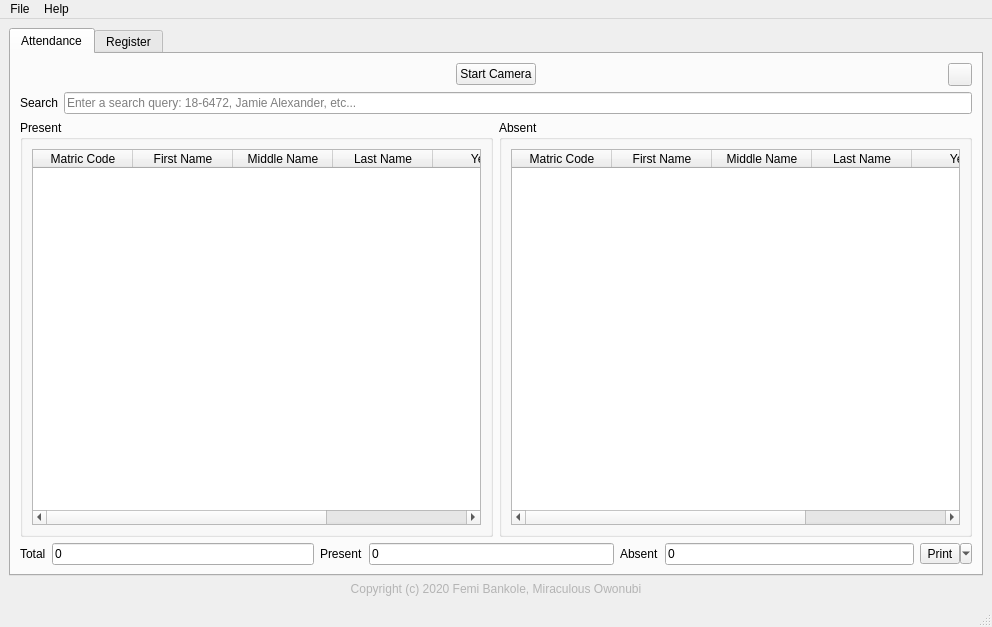
<?xml version="1.0" encoding="UTF-8"?>
<ui version="4.0">
 <author>Miraculous Owonubi, Femi Bankole</author>
 <class>MainWindow</class>
 <widget class="QMainWindow" name="MainWindow">
  <property name="geometry">
   <rect>
    <x>0</x>
    <y>0</y>
    <width>992</width>
    <height>627</height>
   </rect>
  </property>
  <property name="sizePolicy">
   <sizepolicy hsizetype="Expanding" vsizetype="Expanding">
    <horstretch>0</horstretch>
    <verstretch>0</verstretch>
   </sizepolicy>
  </property>
  <property name="minimumSize">
   <size>
    <width>0</width>
    <height>0</height>
   </size>
  </property>
  <property name="maximumSize">
   <size>
    <width>16777215</width>
    <height>16777215</height>
   </size>
  </property>
  <property name="windowTitle">
   <string>xRecog</string>
  </property>
  <property name="windowIcon">
   <iconset resource="resources.qrc">
    <normaloff>:/logos/xrecog-64px.svg</normaloff>:/logos/xrecog-64px.svg</iconset>
  </property>
  <widget class="QWidget" name="centralwidget">
   <layout class="QGridLayout" name="gridLayout2">
    <item row="1" column="0">
     <widget class="QLabel" name="copyrightLabel">
      <property name="styleSheet">
       <string notr="true">color: rgb(180, 180, 180);</string>
      </property>
      <property name="text">
       <string>Copyright (c) 2020 Femi Bankole, Miraculous Owonubi</string>
      </property>
      <property name="alignment">
       <set>Qt::AlignCenter</set>
      </property>
     </widget>
    </item>
    <item row="0" column="0">
     <widget class="QTabWidget" name="tabWidget">
      <property name="currentIndex">
       <number>0</number>
      </property>
      <widget class="QWidget" name="attendanceTab">
       <attribute name="title">
        <string>Attendance</string>
       </attribute>
       <layout class="QGridLayout" name="gridLayout3">
        <item row="3" column="0">
         <layout class="QHBoxLayout" name="tablesHLayout">
          <item>
           <widget class="QGroupBox" name="presentGroup">
            <property name="title">
             <string>Present</string>
            </property>
            <layout class="QGridLayout" name="gridLayout10">
             <item row="0" column="0">
              <widget class="QTableWidget" name="presentTable">
               <property name="sizeAdjustPolicy">
                <enum>QAbstractScrollArea::AdjustIgnored</enum>
               </property>
               <property name="editTriggers">
                <set>QAbstractItemView::NoEditTriggers</set>
               </property>
               <property name="showDropIndicator" stdset="0">
                <bool>true</bool>
               </property>
               <property name="selectionMode">
                <enum>QAbstractItemView::ExtendedSelection</enum>
               </property>
               <property name="cornerButtonEnabled">
                <bool>false</bool>
               </property>
               <attribute name="horizontalHeaderStretchLastSection">
                <bool>true</bool>
               </attribute>
               <column>
                <property name="text">
                 <string>Matric Code</string>
                </property>
               </column>
               <column>
                <property name="text">
                 <string>First Name</string>
                </property>
               </column>
               <column>
                <property name="text">
                 <string>Middle Name</string>
                </property>
               </column>
               <column>
                <property name="text">
                 <string>Last Name</string>
                </property>
               </column>
               <column>
                <property name="text">
                 <string>Year</string>
                </property>
               </column>
               <column>
                <property name="text">
                 <string>Course Of Study</string>
                </property>
               </column>
              </widget>
             </item>
            </layout>
           </widget>
          </item>
          <item>
           <widget class="QGroupBox" name="absentGroup">
            <property name="title">
             <string>Absent</string>
            </property>
            <layout class="QGridLayout" name="gridLayout8">
             <item row="0" column="0">
              <widget class="QTableWidget" name="absentTable">
               <property name="editTriggers">
                <set>QAbstractItemView::NoEditTriggers</set>
               </property>
               <property name="cornerButtonEnabled">
                <bool>false</bool>
               </property>
               <attribute name="horizontalHeaderStretchLastSection">
                <bool>true</bool>
               </attribute>
               <column>
                <property name="text">
                 <string>Matric Code</string>
                </property>
               </column>
               <column>
                <property name="text">
                 <string>First Name</string>
                </property>
               </column>
               <column>
                <property name="text">
                 <string>Middle Name</string>
                </property>
               </column>
               <column>
                <property name="text">
                 <string>Last Name</string>
                </property>
               </column>
               <column>
                <property name="text">
                 <string>Year</string>
                </property>
               </column>
               <column>
                <property name="text">
                 <string>Course Of Study</string>
                </property>
               </column>
              </widget>
             </item>
            </layout>
           </widget>
          </item>
         </layout>
        </item>
        <item row="1" column="0">
         <layout class="QGridLayout" name="gridLayout">
          <item row="0" column="0" alignment="Qt::AlignHCenter">
           <widget class="QPushButton" name="startCameraButton">
            <property name="text">
             <string>Start Camera</string>
            </property>
            <property name="icon">
             <iconset theme="camera">
              <normaloff>.</normaloff>.</iconset>
            </property>
           </widget>
          </item>
          <item row="0" column="0" alignment="Qt::AlignRight">
           <widget class="QToolButton" name="refreshToolButton">
            <property name="icon">
             <iconset theme="view-refresh"/>
            </property>
           </widget>
          </item>
         </layout>
        </item>
        <item row="2" column="0">
         <layout class="QFormLayout" name="searchFormLayout">
          <item row="0" column="0">
           <widget class="QLabel" name="searchLabel">
            <property name="text">
             <string>Search</string>
            </property>
           </widget>
          </item>
          <item row="0" column="1">
           <widget class="QLineEdit" name="searchLineEdit">
            <property name="placeholderText">
             <string>Enter a search query: 18-6472, Jamie Alexander, etc...</string>
            </property>
            <property name="clearButtonEnabled">
             <bool>true</bool>
            </property>
           </widget>
          </item>
         </layout>
        </item>
        <item row="4" column="0">
         <layout class="QHBoxLayout" name="footerHLayout">
          <item>
           <layout class="QFormLayout" name="totalFormLayout">
            <item row="0" column="0">
             <widget class="QLabel" name="totalLabel">
              <property name="text">
               <string>Total</string>
              </property>
             </widget>
            </item>
            <item row="0" column="1">
             <widget class="QLineEdit" name="totalLineEdit">
              <property name="text">
               <string>0</string>
              </property>
              <property name="readOnly">
               <bool>true</bool>
              </property>
             </widget>
            </item>
           </layout>
          </item>
          <item>
           <layout class="QFormLayout" name="presentFormLayout">
            <item row="0" column="0">
             <widget class="QLabel" name="presentLabel">
              <property name="text">
               <string>Present</string>
              </property>
             </widget>
            </item>
            <item row="0" column="1">
             <widget class="QLineEdit" name="presentLineEdit">
              <property name="text">
               <string>0</string>
              </property>
              <property name="readOnly">
               <bool>true</bool>
              </property>
             </widget>
            </item>
           </layout>
          </item>
          <item>
           <layout class="QFormLayout" name="absentFormLayout">
            <item row="0" column="0">
             <widget class="QLabel" name="absentLabel">
              <property name="text">
               <string>Absent</string>
              </property>
             </widget>
            </item>
            <item row="0" column="1">
             <widget class="QLineEdit" name="absentLineEdit">
              <property name="text">
               <string>0</string>
              </property>
              <property name="readOnly">
               <bool>true</bool>
              </property>
             </widget>
            </item>
           </layout>
          </item>
          <item>
           <widget class="QToolButton" name="printToolButton">
            <property name="text">
             <string>Print</string>
            </property>
            <property name="icon">
             <iconset theme="document-print">
              <normaloff>.</normaloff>.</iconset>
            </property>
            <property name="popupMode">
             <enum>QToolButton::MenuButtonPopup</enum>
            </property>
            <property name="toolButtonStyle">
             <enum>Qt::ToolButtonTextBesideIcon</enum>
            </property>
            <addaction name="actionPrintPreview"/>
            <addaction name="actionExportCSV"/>
            <addaction name="actionExportHTML"/>
            <addaction name="actionExportMarkdown"/>
            <addaction name="actionReportPreview"/>
           </widget>
          </item>
         </layout>
        </item>
       </layout>
      </widget>
      <widget class="QWidget" name="registerTab">
       <attribute name="title">
        <string>Register</string>
       </attribute>
       <layout class="QGridLayout" name="gridLayout12">
        <item row="0" column="1">
         <spacer name="registerSpacer1">
          <property name="orientation">
           <enum>Qt::Vertical</enum>
          </property>
          <property name="sizeHint" stdset="0">
           <size>
            <width>20</width>
            <height>40</height>
           </size>
          </property>
         </spacer>
        </item>
        <item row="1" column="1">
         <layout class="QFormLayout" name="registerFormLayout">
          <item row="0" column="0">
           <widget class="QLabel" name="firstNameLabel">
            <property name="text">
             <string>First Name</string>
            </property>
           </widget>
          </item>
          <item row="0" column="1">
           <widget class="QLineEdit" name="firstNameLineEdit">
            <property name="styleSheet">
             <string notr="true"/>
            </property>
            <property name="text">
             <string/>
            </property>
            <property name="placeholderText">
             <string>Arya</string>
            </property>
            <property name="clearButtonEnabled">
             <bool>true</bool>
            </property>
           </widget>
          </item>
          <item row="1" column="0">
           <widget class="QLabel" name="middleNameLabel">
            <property name="text">
             <string>Middle Name</string>
            </property>
           </widget>
          </item>
          <item row="1" column="1">
           <widget class="QLineEdit" name="middleNameLineEdit">
            <property name="styleSheet">
             <string notr="true"/>
            </property>
            <property name="text">
             <string/>
            </property>
            <property name="placeholderText">
             <string>Shirley</string>
            </property>
            <property name="clearButtonEnabled">
             <bool>true</bool>
            </property>
           </widget>
          </item>
          <item row="2" column="0">
           <widget class="QLabel" name="lastNameLabel">
            <property name="text">
             <string>Last Name</string>
            </property>
           </widget>
          </item>
          <item row="2" column="1">
           <widget class="QLineEdit" name="lastNameLineEdit">
            <property name="styleSheet">
             <string notr="true"/>
            </property>
            <property name="text">
             <string/>
            </property>
            <property name="placeholderText">
             <string>Stark</string>
            </property>
            <property name="clearButtonEnabled">
             <bool>true</bool>
            </property>
           </widget>
          </item>
          <item row="3" column="0">
           <widget class="QLabel" name="yearLabel">
            <property name="text">
             <string>Year</string>
            </property>
           </widget>
          </item>
          <item row="3" column="1">
           <widget class="QSpinBox" name="yearSpinBox">
            <property name="sizePolicy">
             <sizepolicy hsizetype="Expanding" vsizetype="Fixed">
              <horstretch>0</horstretch>
              <verstretch>0</verstretch>
             </sizepolicy>
            </property>
            <property name="styleSheet">
             <string notr="true"/>
            </property>
            <property name="minimum">
             <number>0</number>
            </property>
            <property name="maximum">
             <number>0</number>
            </property>
           </widget>
          </item>
          <item row="4" column="0">
           <widget class="QLabel" name="matricNumberLabel">
            <property name="text">
             <string>Matric Number</string>
            </property>
           </widget>
          </item>
          <item row="4" column="1">
           <widget class="QLineEdit" name="matricNumberLineEdit">
            <property name="styleSheet">
             <string notr="true"/>
            </property>
            <property name="text">
             <string/>
            </property>
            <property name="placeholderText">
             <string>A8324</string>
            </property>
            <property name="clearButtonEnabled">
             <bool>true</bool>
            </property>
           </widget>
          </item>
          <item row="5" column="0">
           <widget class="QLabel" name="courseOfStudyLabel">
            <property name="text">
             <string>Course of Study</string>
            </property>
           </widget>
          </item>
          <item row="5" column="1">
           <widget class="QComboBox" name="courseComboBox">
            <property name="sizePolicy">
             <sizepolicy hsizetype="Expanding" vsizetype="Fixed">
              <horstretch>0</horstretch>
              <verstretch>0</verstretch>
             </sizepolicy>
            </property>
            <property name="styleSheet">
             <string notr="true"/>
            </property>
            <property name="editable">
             <bool>true</bool>
            </property>
            <property name="currentText">
             <string/>
            </property>
            <property name="currentIndex">
             <number>-1</number>
            </property>
            <property name="insertPolicy">
             <enum>QComboBox::InsertAtBottom</enum>
            </property>
           </widget>
          </item>
         </layout>
        </item>
        <item row="3" column="1">
         <layout class="QHBoxLayout" name="captureHLayout2">
          <item>
           <spacer name="captureSpacer1">
            <property name="orientation">
             <enum>Qt::Horizontal</enum>
            </property>
            <property name="sizeHint" stdset="0">
             <size>
              <width>40</width>
              <height>20</height>
             </size>
            </property>
           </spacer>
          </item>
          <item>
           <widget class="QPushButton" name="captureButton">
            <property name="styleSheet">
             <string notr="true"/>
            </property>
            <property name="text">
             <string>Capture</string>
            </property>
            <property name="icon">
             <iconset theme="camera">
              <normaloff>.</normaloff>.</iconset>
            </property>
           </widget>
          </item>
          <item>
           <spacer name="captureSpacer2">
            <property name="orientation">
             <enum>Qt::Horizontal</enum>
            </property>
            <property name="sizeHint" stdset="0">
             <size>
              <width>40</width>
              <height>20</height>
             </size>
            </property>
           </spacer>
          </item>
         </layout>
        </item>
        <item row="5" column="1">
         <spacer name="registerSpacer5">
          <property name="orientation">
           <enum>Qt::Vertical</enum>
          </property>
          <property name="sizeHint" stdset="0">
           <size>
            <width>20</width>
            <height>40</height>
           </size>
          </property>
         </spacer>
        </item>
        <item row="3" column="0">
         <spacer name="registerSpacer3">
          <property name="orientation">
           <enum>Qt::Horizontal</enum>
          </property>
          <property name="sizeHint" stdset="0">
           <size>
            <width>40</width>
            <height>20</height>
           </size>
          </property>
         </spacer>
        </item>
        <item row="4" column="1">
         <layout class="QHBoxLayout" name="submitHLayout">
          <item>
           <spacer name="submitSpacer1">
            <property name="orientation">
             <enum>Qt::Horizontal</enum>
            </property>
            <property name="sizeHint" stdset="0">
             <size>
              <width>40</width>
              <height>20</height>
             </size>
            </property>
           </spacer>
          </item>
          <item>
           <widget class="QPushButton" name="resetButton">
            <property name="text">
             <string>Reset</string>
            </property>
            <property name="icon">
             <iconset theme="undo">
              <normaloff>.</normaloff>.</iconset>
            </property>
           </widget>
          </item>
          <item>
           <widget class="QPushButton" name="registerButton">
            <property name="text">
             <string>Register</string>
            </property>
            <property name="icon">
             <iconset theme="user-identity">
              <normaloff>.</normaloff>.</iconset>
            </property>
           </widget>
          </item>
          <item>
           <spacer name="submitSpacer2">
            <property name="orientation">
             <enum>Qt::Horizontal</enum>
            </property>
            <property name="sizeHint" stdset="0">
             <size>
              <width>40</width>
              <height>20</height>
             </size>
            </property>
           </spacer>
          </item>
         </layout>
        </item>
        <item row="2" column="1">
         <spacer name="registerSpacer2">
          <property name="orientation">
           <enum>Qt::Vertical</enum>
          </property>
          <property name="sizeType">
           <enum>QSizePolicy::Preferred</enum>
          </property>
          <property name="sizeHint" stdset="0">
           <size>
            <width>20</width>
            <height>40</height>
           </size>
          </property>
         </spacer>
        </item>
        <item row="3" column="2">
         <spacer name="registerSpacer4">
          <property name="orientation">
           <enum>Qt::Horizontal</enum>
          </property>
          <property name="sizeHint" stdset="0">
           <size>
            <width>40</width>
            <height>20</height>
           </size>
          </property>
         </spacer>
        </item>
       </layout>
      </widget>
     </widget>
    </item>
   </layout>
  </widget>
  <widget class="QMenuBar" name="menubar">
   <property name="geometry">
    <rect>
     <x>0</x>
     <y>0</y>
     <width>992</width>
     <height>29</height>
    </rect>
   </property>
   <widget class="QMenu" name="menuFile">
    <property name="title">
     <string>File</string>
    </property>
    <addaction name="actionResetAttendance"/>
    <addaction name="separator"/>
    <addaction name="actionQuit"/>
   </widget>
   <widget class="QMenu" name="menuHelp">
    <property name="title">
     <string>Help</string>
    </property>
    <addaction name="actionAbout"/>
   </widget>
   <addaction name="menuFile"/>
   <addaction name="menuHelp"/>
  </widget>
  <widget class="QStatusBar" name="statusbar"/>
  <action name="actionAbout">
   <property name="text">
    <string>About</string>
   </property>
  </action>
  <action name="actionQuit">
   <property name="icon">
    <iconset theme="application-exit">
     <normaloff>.</normaloff>.</iconset>
   </property>
   <property name="text">
    <string>Quit</string>
   </property>
  </action>
  <action name="actionResetAttendance">
   <property name="icon">
    <iconset theme="document-revert">
     <normaloff>.</normaloff>.</iconset>
   </property>
   <property name="text">
    <string>Reset Attendance</string>
   </property>
  </action>
  <action name="actionPrintPreview">
   <property name="icon">
    <iconset theme="document-print-preview">
     <normaloff>.</normaloff>.</iconset>
   </property>
   <property name="text">
    <string>Print Preview</string>
   </property>
  </action>
  <action name="actionExportHTML">
   <property name="icon">
    <iconset theme="document-export">
     <normaloff>.</normaloff>.</iconset>
   </property>
   <property name="text">
    <string>Export HTML</string>
   </property>
  </action>
  <action name="actionExportMarkdown">
   <property name="icon">
    <iconset theme="document-export">
     <normaloff>.</normaloff>.</iconset>
   </property>
   <property name="text">
    <string>Export Markdown</string>
   </property>
  </action>
  <action name="actionExportCSV">
   <property name="icon">
    <iconset theme="document-export">
     <normaloff>.</normaloff>.</iconset>
   </property>
   <property name="text">
    <string>Export CSV</string>
   </property>
  </action>
  <action name="actionReportPreview">
   <property name="icon">
    <iconset theme="document-preview">
     <normaloff>.</normaloff>.</iconset>
   </property>
   <property name="text">
    <string>Preview Attendance Report</string>
   </property>
  </action>
 </widget>
 <tabstops>
  <tabstop>tabWidget</tabstop>
  <tabstop>startCameraButton</tabstop>
  <tabstop>searchLineEdit</tabstop>
  <tabstop>presentTable</tabstop>
  <tabstop>absentTable</tabstop>
  <tabstop>printToolButton</tabstop>
  <tabstop>totalLineEdit</tabstop>
  <tabstop>absentLineEdit</tabstop>
  <tabstop>presentLineEdit</tabstop>
  <tabstop>firstNameLineEdit</tabstop>
  <tabstop>middleNameLineEdit</tabstop>
  <tabstop>lastNameLineEdit</tabstop>
  <tabstop>yearSpinBox</tabstop>
  <tabstop>matricNumberLineEdit</tabstop>
  <tabstop>courseComboBox</tabstop>
  <tabstop>captureButton</tabstop>
  <tabstop>registerButton</tabstop>
  <tabstop>resetButton</tabstop>
 </tabstops>
 <resources>
  <include location="resources.qrc"/>
 </resources>
 <connections>
  <connection>
   <sender>actionQuit</sender>
   <signal>triggered()</signal>
   <receiver>MainWindow</receiver>
   <slot>close()</slot>
   <hints>
    <hint type="sourcelabel">
     <x>-1</x>
     <y>-1</y>
    </hint>
    <hint type="destinationlabel">
     <x>275</x>
     <y>286</y>
    </hint>
   </hints>
  </connection>
 </connections>
</ui>
